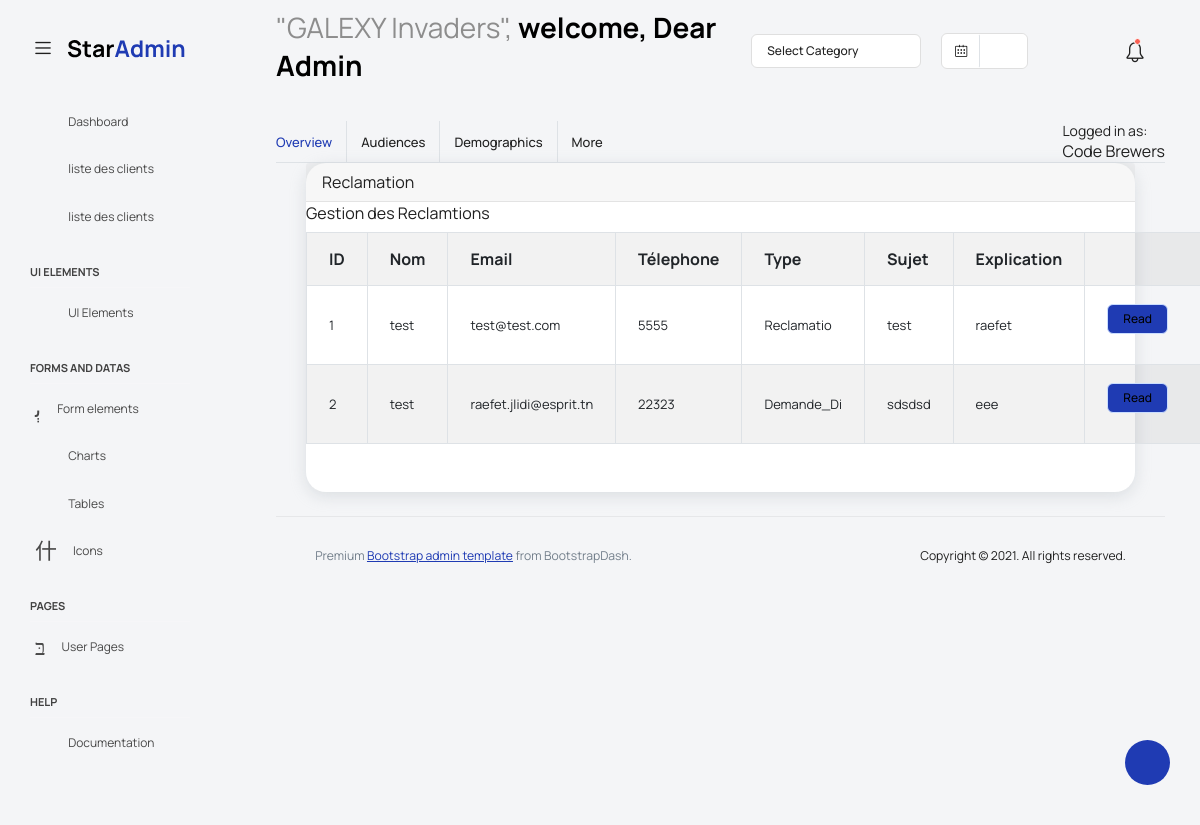
/Back-office/view/afficherListeReclamation.php (signed in), run on the app's committed database.
### tables this page shows
CREATE TABLE `reclamation` (
  `id` int(11) NOT NULL,
  `name` varchar(10) NOT NULL,
  `email` varchar(50) NOT NULL,
  `phone` varchar(8) NOT NULL,
  `subject` varchar(50) NOT NULL,
  `explication` text NOT NULL,
  `idUtilisateur` int(11) NOT NULL
);

CREATE TABLE `motif` (
  `id` int(11) NOT NULL,
  `type` varchar(10) NOT NULL
);

### Back-office/controller/reclamationC.php (called while the page is built, shortened)
<?php
    class reclamationC
	{
        function afficherReclamation(){
            $sql="SELECT  r.id , r.name , r.email , r.phone , r.subject , r.explication , motif.type from reclamation as r inner join reclamation_motif as reclaMotif on r.id=reclaMotif.recla_id inner JOIN motif on motif.id=reclaMotif.motif_id";
            $db = configC::getConnexion();
            try{
                $liste = $db->query($sql);
                return $liste;
            }
            catch(Exception $e){
                die('Erreur:'. $e->getMeesage());
            }
        }
}
?>

### Back-office/view/afficherListeReclamation.php (the view, shortened to what this page needs)
<?php
  include "../controller/reclamationC.php";
?>
<!DOCTYPE html>
<html lang="en">
<head>
    <link rel="stylesheet" href="../assets/vendors/feather/feather.css">
    <link rel="stylesheet" href="../assets/vendors/mdi/css/materialdesignicons.min.css">
    <link rel="stylesheet" href="../assets/vendors/ti-icons/css/themify-icons.css">
    <link rel="stylesheet" href="../assets/vendors/typicons/typicons.css">
    <link rel="stylesheet" href="../assets/vendors/simple-line-icons/css/simple-line-icons.css">
    <link rel="stylesheet" href="../assets/vendors/css/vendor.bundle.base.css">
    <link rel="stylesheet" href="../assets/vendors/datatables.net-bs4/dataTables.bootstrap4.css">
    <link rel="stylesheet" href="../assets/js/select.dataTables.min.css">
    <link rel="stylesheet" href="../assets/css/vertical-layout-light/style.css">
</head>
<body>
    <div class="container-scroller">
        <?php
        include_once('_navbar.php');
        ?>
        <div class="container-fluid page-body-wrapper">
            <?php
            include_once('_settings-panel.php');
            ?>
            <?php
            include_once('_sidebar.php');
            ?>
            <div class="main-panel">
                <div class="content-wrapper">
                    <div class="row">
                        <div class="col-sm-12">
                            <div class="home-tab">
                                <div class="d-sm-flex align-items-center justify-content-between border-bottom">
                                    <ul class="nav nav-tabs" role="tablist">
                                        <li class="nav-item">
                                            <a class="nav-link active ps-0" id="home-tab" data-bs-toggle="tab" href="#overview" role="tab" aria-controls="overview" aria-selected="true">Overview</a>
                                        </li>
                                        <li class="nav-item">
                                            <a class="nav-link" id="profile-tab" data-bs-toggle="tab" href="#audiences" role="tab" aria-selected="false">Audiences</a>
                                        </li>
                                        <li class="nav-item">
                                            <a class="nav-link" id="contact-tab" data-bs-toggle="tab" href="#demographics" role="tab" aria-selected="false">Demographics</a>
                                        </li>
                                        <li class="nav-item">
                                            <a class="nav-link border-0" id="more-tab" data-bs-toggle="tab" href="#more" role="tab" aria-selected="false">More</a>
                                        </li>
                                    </ul>
                                    <div class="sb-sidenav-footer">
                <div class="small">Logged in as:</div>
                Code Brewers
            </div>
    </div>
    <div id="layoutSidenav_content">
        <main>
            <div class="container-fluid">
                <div class="card mb-4">
                    <div class="card-header">
					 Reclamation
                    </div>
                    <div class="row">
                        <div class="col-md-12">
                            <div class="panel panel-default">
                                <div class="panel-heading">
								Gestion des Reclamtions
                                </div>
								<div class="panel-body">
                                           <table class="table table-striped table-bordered table-hover" id="dataTables-example">
                                            <tr>
												<th>ID</th>
                                                <th>Nom</th>
                                                <th>Email</th>
                                                <th>Télephone</th>
                                                <th>Type </th>
                                                <th>Sujet</th>
                                                <th>Explication</th>
                                                <th colspan="3"></th>
                                            </tr>
											<?php
						  require_once("../Controller/reclamationC.php");
                         $reclamation = new reclamationC();
                         $resultat=$reclamation->afficherReclamation();
                         foreach($resultat as $row) {
                            echo'
							<td>' . $row['id'] . '</td>
                            <p>
                            ';
 							echo'
                            <td>' . $row['name'] . '</td>
                            <p>
                            ';
                                                        echo'
                            <td>' . $row['email'] . '</td>
                            <p>
                            ';
                                                        echo'
                            <td>' . $row['phone'] . '</td>
                            <p>
                            ';
							echo'
                            <td>' . $row['type'] . '</td>
                            <p>
                            ';
                                                        echo'
                            <td>' . $row['subject'] . '</td>
                            <p>
                            ';
							echo'
                            <td>' . $row['explication'] . '</td>
                            <p>
                            ';
                                                        echo '
                            <td>';
                                                        echo '<a class="btn btn-primary" href="editer.php?id=' . $row['id'] . '">Read</a>';
                                                        echo '</td>
                            <p>
                            ';
                                                        echo '
                            <td>';
                                                        echo '</td>
                            <p>
                            ';
                                                        echo'
                            <td>';
                                                        echo '</td>
                            <p>
                            ';
                                                        echo '</tr>
                            <p>
                            ';
}
?>
                                        </table>
                                    </div>
                                </div>
                            </div>
                        </div>
                    <div class="card-body">
                    </div>
                </div>
            </div>
        </main>
    <?php
        include_once('_footer.php');
        ?>
      </div>
    </div>
  </div>
</body>
</html>

### Back-office/view/_navbar.php (shortened to what this page needs)
<nav class="navbar default-layout col-lg-12 col-12 p-0 fixed-top d-flex align-items-top flex-row">
      <div class="text-center navbar-brand-wrapper d-flex align-items-center justify-content-start">
        <div class="me-3">
          <button class="navbar-toggler navbar-toggler align-self-center" type="button" data-bs-toggle="minimize">
            <span class="icon-menu"></span>
          </button>
        </div>
        <div>
          <a class="navbar-brand brand-logo" href="indexP.php">
            <img src="../assets/images/logo.svg" alt="logo" />
          </a>
        </div>
      </div>
      <div class="navbar-menu-wrapper d-flex align-items-top">
        <ul class="navbar-nav">
          <li class="nav-item font-weight-semibold d-none d-lg-block ms-0">
            <h1 class="welcome-text">"GALEXY Invaders", <span class="text-black fw-bold">welcome, Dear Admin</span></h1>
          </li>
        </ul>
        <ul class="navbar-nav ms-auto">
          <li class="nav-item dropdown d-none d-lg-block">
            <a class="nav-link dropdown-bordered dropdown-toggle dropdown-toggle-split" id="messageDropdown" href="#" data-bs-toggle="dropdown" aria-expanded="false"> Select Category </a>
          </li>
          <li class="nav-item d-none d-lg-block">
            <div id="datepicker-popup" class="input-group date datepicker navbar-date-picker">
              <span class="input-group-addon input-group-prepend border-right">
                <span class="icon-calendar input-group-text calendar-icon"></span>
              </span>
              <input type="text" class="form-control">
            </div>
          </li>
          <li class="nav-item">
            <form class="search-form" action="#">
              <i class="icon-search"></i>
              <input type="search" class="form-control" placeholder="Search Here" title="Search here">
            </form>
          </li>
          <li class="nav-item dropdown">
            <a class="nav-link count-indicator" id="notificationDropdown" href="#" data-bs-toggle="dropdown">
              <i class="icon-mail icon-lg"></i>
            </a>
          </li>
          <li class="nav-item dropdown">
            <a class="nav-link count-indicator" id="countDropdown" href="#" data-bs-toggle="dropdown" aria-expanded="false">
              <i class="icon-bell"></i>
              <span class="count"></span>
            </a>
          </li>
        </ul>
      </div>
    </nav>

### Back-office/view/_settings-panel.php (shortened to what this page needs)
<div class="theme-setting-wrapper">
        <div id="settings-trigger"><i class="ti-settings"></i></div>
      </div>

### Back-office/view/_sidebar.php (shortened to what this page needs)
<nav class="sidebar sidebar-offcanvas" id="sidebar">
        <ul class="nav">
          <li class="nav-item">
            <a class="nav-link" href="administrateur.php">
              <i class="mdi mdi-grid-large menu-icon"></i>
              <span class="menu-title">Dashboard</span>
            </a>
          </li>
          <li class="nav-item">
            <a class="nav-link" href="clients.php">
              <i class="mdi mdi-grid-large menu-icon"></i>
              <span class="menu-title">liste des clients</span>
            </a>
          </li>
          <li class="nav-item">
            <a class="nav-link" href="afficherListeReclamation.php">
              <i class="mdi mdi-grid-large menu-icon"></i>
              <span class="menu-title">liste des clients</span>
            </a>
          </li>
          <li class="nav-item nav-category">UI Elements</li>
          <li class="nav-item">
            <a class="nav-link" data-bs-toggle="collapse" href="#ui-basic" aria-expanded="false" aria-controls="ui-basic">
              <i class="menu-icon mdi mdi-floor-plan"></i>
              <span class="menu-title">UI Elements</span>
              <i class="menu-arrow"></i>
            </a>
          </li>
          <li class="nav-item nav-category">Forms and Datas</li>
          <li class="nav-item">
            <a class="nav-link" data-bs-toggle="collapse" href="#form-elements" aria-expanded="false" aria-controls="form-elements">
              <i class="menu-icon mdi mdi-card-text-outline"></i>
              <span class="menu-title">Form elements</span>
              <i class="menu-arrow"></i>
            </a>
          </li>
          <li class="nav-item">
            <a class="nav-link" data-bs-toggle="collapse" href="#charts" aria-expanded="false" aria-controls="charts">
              <i class="menu-icon mdi mdi-chart-line"></i>
              <span class="menu-title">Charts</span>
              <i class="menu-arrow"></i>
            </a>
          </li>
          <li class="nav-item">
            <a class="nav-link" data-bs-toggle="collapse" href="#tables" aria-expanded="false" aria-controls="tables">
              <i class="menu-icon mdi mdi-table"></i>
              <span class="menu-title">Tables</span>
              <i class="menu-arrow"></i>
            </a>
          </li>
          <li class="nav-item">
            <a class="nav-link" data-bs-toggle="collapse" href="#icons" aria-expanded="false" aria-controls="icons">
              <i class="menu-icon mdi mdi-layers-outline"></i>
              <span class="menu-title">Icons</span>
              <i class="menu-arrow"></i>
            </a>
          </li>
          <li class="nav-item nav-category">pages</li>
          <li class="nav-item">
            <a class="nav-link" data-bs-toggle="collapse" href="#auth" aria-expanded="false" aria-controls="auth">
              <i class="menu-icon mdi mdi-account-circle-outline"></i>
              <span class="menu-title">User Pages</span>
              <i class="menu-arrow"></i>
            </a>
          </li>
          <li class="nav-item nav-category">help</li>
          <li class="nav-item">
            <a class="nav-link" href="http://bootstrapdash.com/demo/star-admin2-free/docs/documentation.php">
              <i class="menu-icon mdi mdi-file-document"></i>
              <span class="menu-title">Documentation</span>
            </a>
          </li>
        </ul>
      </nav>

### Back-office/view/_footer.php
<footer class="footer">
          <div class="d-sm-flex justify-content-center justify-content-sm-between">
            <span class="text-muted text-center text-sm-left d-block d-sm-inline-block">Premium <a href="https://www.bootstrapdash.com/" target="_blank">Bootstrap admin template</a> from BootstrapDash.</span>
            <span class="float-none float-sm-right d-block mt-1 mt-sm-0 text-center">Copyright © 2021. All rights reserved.</span>
          </div>
        </footer>

### data on the page
reclamation: id "1", name "test", email "test@test.com", phone "5555", motif.type "Reclamatio", subject "test", explication "raefet"
reclamation: id "2", name "test", email "raefet.jlidi@esprit.tn", phone "22323", motif.type "Demande_Di", subject "sdsdsd", explication "eee"
